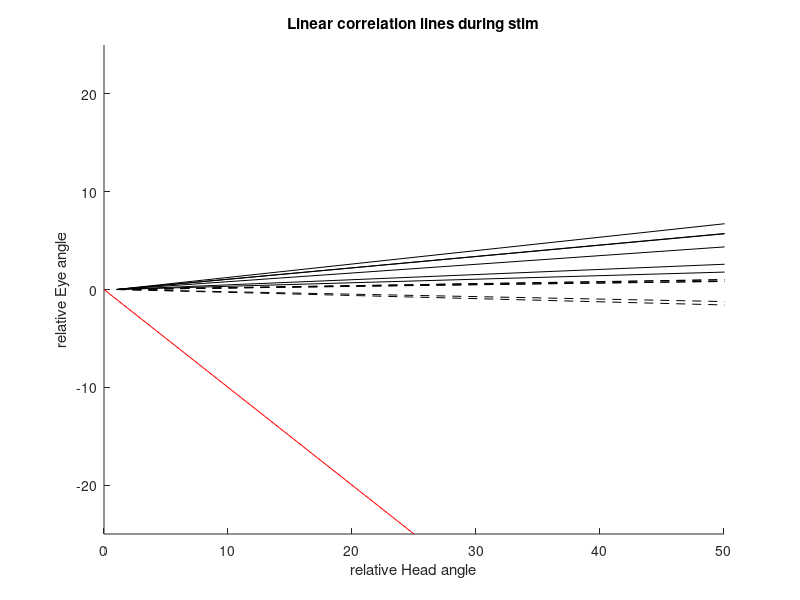

MATLAB code to generate this figure:

%% plot correlation lines _forpaper

load('correlation_lines.mat')

% make correlation lines the same length
xdiff = (forcorrlines.x(:,2)-forcorrlines.x(:,1));
newy = forcorrlines.y-forcorrlines.y(:,1);
newy = newy.*(200./xdiff); % normalizes correltaion lines to 0-200 eye angle
newx = [ones(length(forcorrlines.x),1), 200*ones(length(forcorrlines.x),1)];

% plot lines
figure
for i = 1:length(newx)
    if forcorrlines.pcorr(i)<0.05
        line(newx(i,:),newy(i,:), 'Color', 'black')
    else
        line(newx(i,:),newy(i,:), 'Color', 'black', 'LineStyle', '--')
    end
end

line([0,25],[0,-25], 'Color', 'red')
ylim([-25,25])
xlim([0,50])
title('Linear correlation lines during stim')
ylabel('relative Eye angle')
xlabel('relative Head angle')